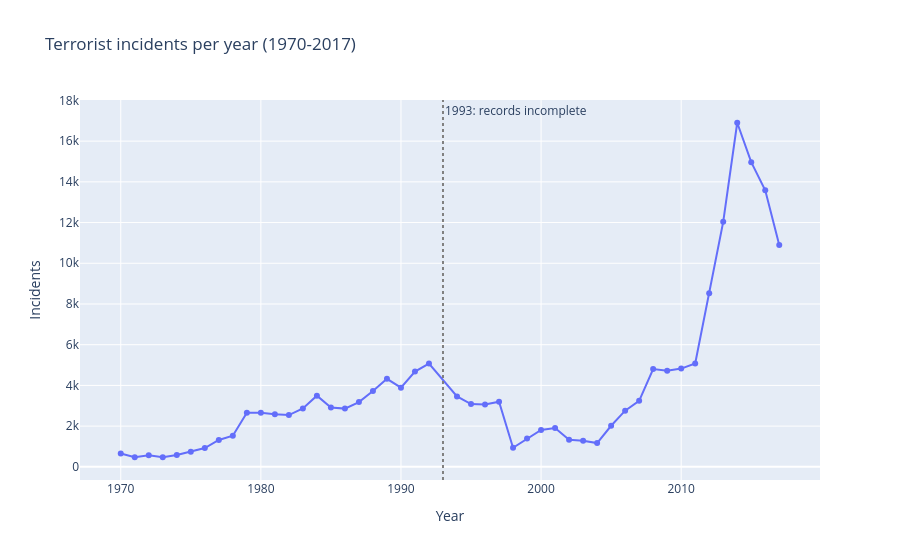

The cell this chart's notebook holds for it:
### Code cell
yearly = data.groupby("iyear").size().rename("incidents").reset_index()

fig = px.line(yearly, x="iyear", y="incidents", markers=True,
              title="Terrorist incidents per year (1970-2017)",
              labels={"iyear": "Year", "incidents": "Incidents"})
fig.add_vline(x=1993, line_dash="dot", line_color="gray",
              annotation_text="1993: records incomplete")
fig.show()

### Figure 1 — Plotly figure (JSON) as saved in the notebook; plotly's stock layout.template omitted (floating-point values rounded to 4 significant figures)
{"data": [{"hovertemplate": "Year=%{x}<br>Incidents=%{y}<extra></extra>", "legendgroup": "", "line": {"color": "#636efa", "dash": "solid"}, "marker": {"symbol": "circle"}, "mode": "lines+markers", "name": "", "orientation": "v", "showlegend": false, "type": "scatter", "x": [1970, 1971, 1972, 1973, 1974, 1975, 1976, 1977, 1978, 1979, 1980, 1981, 1982, 1983, 1984, 1985, 1986, 1987, 1988, 1989, 1990, 1991, 1992, 1994, 1995, 1996, 1997, 1998, 1999, 2000, 2001, 2002, 2003, 2004, 2005, 2006, 2007, 2008, 2009, 2010, 2011, 2012, 2013, 2014, 2015, 2016, 2017], "xaxis": "x", "y": [651, 471, 568, 473, 581, 740, 923, 1319, 1526, 2662, 2662, 2586, 2544, 2870, 3495, 2915, 2860, 3183, 3721, 4324, 3887, 4683, 5071, 3456, 3081, 3058, 3197, 934, 1395, 1814, 1906, 1333, 1278, 1166, 2017, 2758, 3242, 4805, 4721, 4826, 5076, 8522, 12036, 16903, 14965, 13587, 10900], "yaxis": "y"}], "layout": {"annotations": [{"showarrow": false, "text": "1993: records incomplete", "x": 1993, "xanchor": "left", "xref": "x", "y": 1, "yanchor": "top", "yref": "y domain"}], "legend": {"tracegroupgap": 0}, "shapes": [{"line": {"color": "gray", "dash": "dot"}, "type": "line", "x0": 1993, "x1": 1993, "xref": "x", "y0": 0, "y1": 1, "yref": "y domain"}], "title": {"text": "Terrorist incidents per year (1970-2017)"}, "xaxis": {"anchor": "y", "domain": [0, 1], "title": {"text": "Year"}}, "yaxis": {"anchor": "x", "domain": [0, 1], "title": {"text": "Incidents"}}}}
